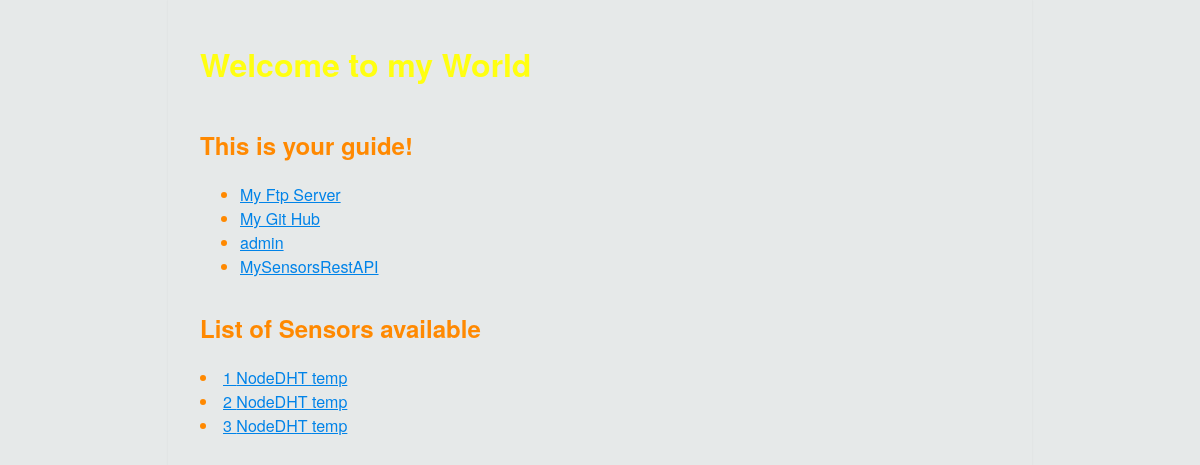
The app's page /, older data.
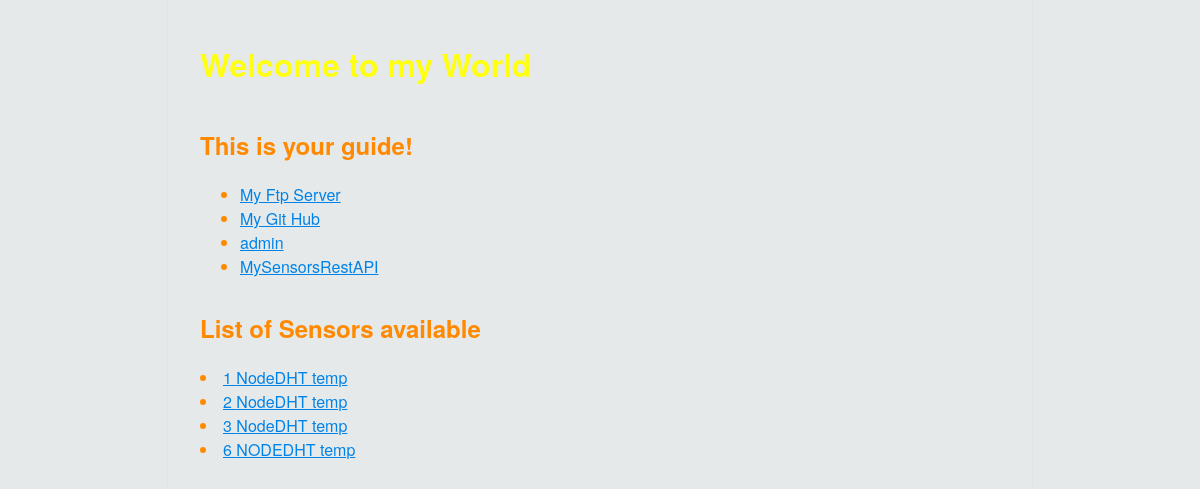
The same page, newer data.
### sensordata/models.py (models this page shows, shortened)
class Sensor(models.Model):
    created = models.DateTimeField(auto_now_add=True)
    sensorid = models.CharField(max_length=100, blank=False,default='')
    valType = models.CharField(max_length=100, blank=False,default='')
    senseVal = models.TextField()
    owner = models.ForeignKey('auth.User', related_name='sensors', on_delete=models.CASCADE)

### sensordata/views.py (the view)
# urls.py: url(r'^$',sensieview.index,name='index'),
def index(request):
    sensors = Sensor.objects.all()
    serializer = sensorSerializer(sensors, many=True)
    json1 = JSONRenderer().render(serializer.data)
    sensie = json.loads(json1)
    return render(request, 'sensorstats/index.html', {
        'sensors': sensie,
    })

### sensorstats/templates/sensorstats/index.html (shortened to what this page needs)
{% load staticfiles %}
<html>
<head>
    <link rel="stylesheet" href="{% static 'main.css' %}">
</head>
<body>
    <h1>
        <Blink>Welcome to my World</Blink>
    </h1>
    <h2>This is your guide!</h2>
    <ul>
        <li><a href="ftp://localhost">My Ftp Server</a></li>
        <li><a href="https://github.com/vibhorkhurana">My Git Hub</a></li>
        <li><a href="http://localhost:8000/admin">admin</a></li>
        <li><a href="http://localhost:8000/sensors">MySensorsRestAPI</a></li>
    </ul>
    <h2>List of Sensors available</h2>
    {% for sensor in sensors %} {% if sensor.sensorid != "" %}
    <li>
        <a href={% url 'sensors' sensor.id %}>{{sensor.id}} {{sensor.sensorid}} {{sensor.valType}} </a>
    </li>
    {% endif %} {% endfor %}
</body>
</html>

Row changes from the older to the newer data that the page shows:
added Sensor: id "6", sensorid "NODEDHT", valType "temp"
